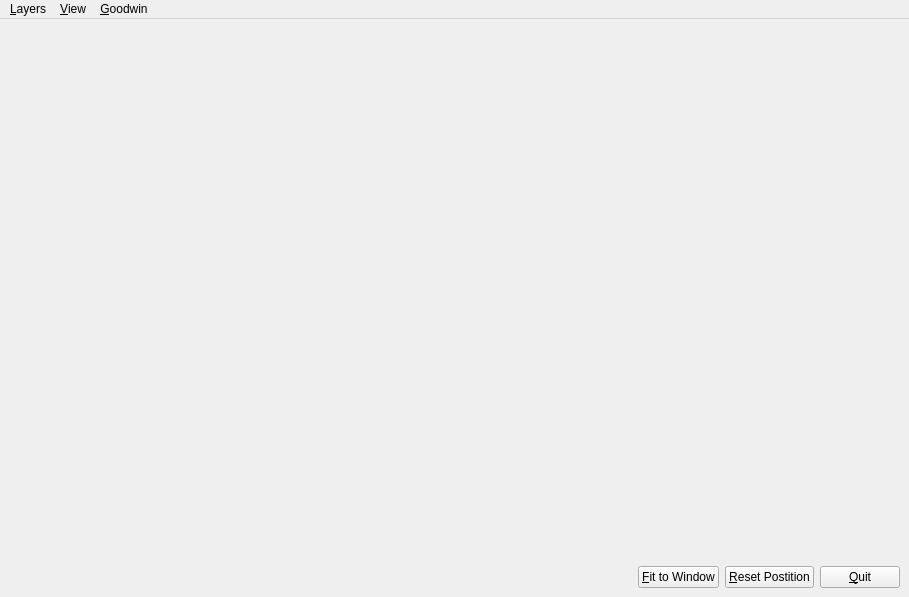
<ui version="4.0" >
 <class>MainWindow</class>
 <widget class="QMainWindow" name="MainWindow" >
  <property name="geometry" >
   <rect>
    <x>0</x>
    <y>0</y>
    <width>909</width>
    <height>597</height>
   </rect>
  </property>
  <property name="windowTitle" >
   <string comment="Who watches the watcher?" >Watcher</string>
  </property>
  <widget class="QWidget" name="centralwidget" >
   <layout class="QVBoxLayout" >
    <item>
     <widget class="manetGLView" native="1" name="manetGLViewWindow" />
    </item>
    <item>
     <layout class="QHBoxLayout" >
      <item>
       <spacer>
        <property name="orientation" >
         <enum>Qt::Horizontal</enum>
        </property>
        <property name="sizeHint" >
         <size>
          <width>804</width>
          <height>21</height>
         </size>
        </property>
       </spacer>
      </item>
      <item>
       <widget class="QPushButton" name="fitToWindowButton" >
        <property name="text" >
         <string>&amp;Fit to Window</string>
        </property>
       </widget>
      </item>
      <item>
       <widget class="QPushButton" name="resetPositionButton" >
        <property name="text" >
         <string>&amp;Reset Postition</string>
        </property>
       </widget>
      </item>
      <item>
       <widget class="QPushButton" name="quitButton" >
        <property name="text" >
         <string>&amp;Quit</string>
        </property>
       </widget>
      </item>
     </layout>
    </item>
   </layout>
  </widget>
  <widget class="QMenuBar" name="menuBar" >
   <property name="geometry" >
    <rect>
     <x>0</x>
     <y>0</y>
     <width>909</width>
     <height>31</height>
    </rect>
   </property>
   <widget class="QMenu" name="menuLayers" >
    <property name="title" >
     <string>&amp;Layers</string>
    </property>
    <widget class="QMenu" name="menuRouting" >
     <property name="title" >
      <string>&amp;Routing</string>
     </property>
     <addaction name="actionRoutingOneHop" />
     <addaction name="actionWormholeRouting" />
     <addaction name="actionWormholeRoutingOnehop" />
    </widget>
    <addaction name="actionBandwidth" />
    <addaction name="actionSanityChecks" />
    <addaction name="actionAntennaRadius" />
    <addaction name="actionNeighbors" />
    <addaction name="actionHierarchy" />
    <addaction name="menuRouting" />
    <addaction name="actionFloatingGraph" />
    <addaction name="actionAnomPaths" />
    <addaction name="actionNormalPaths" />
    <addaction name="actionCorrelators" />
    <addaction name="actionCorrelatorPaths" />
    <addaction name="actionWormholeAlerts" />
    <addaction name="actionUndefined" />
   </widget>
   <widget class="QMenu" name="menuView" >
    <property name="title" >
     <string>&amp;View</string>
    </property>
    <widget class="QMenu" name="menuHierarchy" >
     <property name="tearOffEnabled" >
      <bool>false</bool>
     </property>
     <property name="title" >
      <string>&amp;Hierarchy</string>
     </property>
     <addaction name="actionHierarchyFullColor" />
     <addaction name="actionHierarchyMonochrome" />
    </widget>
    <widget class="QMenu" name="menuManet" >
     <property name="title" >
      <string>&amp;Manet</string>
     </property>
     <addaction name="actionManetFullColor" />
     <addaction name="actionManetMonochrome" />
    </widget>
    <addaction name="menuHierarchy" />
    <addaction name="menuManet" />
    <addaction name="actionFullscreen" />
    <addaction name="actionNormalscreen" />
   </widget>
   <widget class="QMenu" name="menuGoodwin" >
    <property name="title" >
     <string>&amp;Goodwin</string>
    </property>
    <widget class="QMenu" name="menuSpeed" >
     <property name="tearOffEnabled" >
      <bool>true</bool>
     </property>
     <property name="title" >
      <string>&amp;Speed</string>
     </property>
     <addaction name="action1_4" />
     <addaction name="action1_2" />
     <addaction name="action1" />
     <addaction name="action2" />
     <addaction name="action4" />
     <addaction name="action8" />
     <addaction name="action16" />
     <addaction name="action32" />
    </widget>
    <widget class="QMenu" name="menuDirection" >
     <property name="title" >
      <string>&amp;Direction</string>
     </property>
     <addaction name="actionForward" />
     <addaction name="actionReverse" />
    </widget>
    <addaction name="menuSpeed" />
    <addaction name="menuDirection" />
    <addaction name="actionStart" />
    <addaction name="actionPause" />
    <addaction name="actionContinue" />
    <addaction name="actionStop" />
   </widget>
   <addaction name="menuLayers" />
   <addaction name="menuView" />
   <addaction name="menuGoodwin" />
  </widget>
  <action name="action1_4" >
   <property name="checkable" >
    <bool>true</bool>
   </property>
   <property name="checked" >
    <bool>true</bool>
   </property>
   <property name="text" >
    <string>1/4</string>
   </property>
  </action>
  <action name="action1_2" >
   <property name="checkable" >
    <bool>true</bool>
   </property>
   <property name="text" >
    <string>1/2</string>
   </property>
  </action>
  <action name="action1" >
   <property name="checkable" >
    <bool>true</bool>
   </property>
   <property name="text" >
    <string>1</string>
   </property>
  </action>
  <action name="action2" >
   <property name="checkable" >
    <bool>true</bool>
   </property>
   <property name="text" >
    <string>2</string>
   </property>
  </action>
  <action name="action4" >
   <property name="checkable" >
    <bool>true</bool>
   </property>
   <property name="text" >
    <string>4</string>
   </property>
  </action>
  <action name="action8" >
   <property name="checkable" >
    <bool>true</bool>
   </property>
   <property name="text" >
    <string>8</string>
   </property>
  </action>
  <action name="action16" >
   <property name="checkable" >
    <bool>true</bool>
   </property>
   <property name="text" >
    <string>16</string>
   </property>
  </action>
  <action name="action32" >
   <property name="checkable" >
    <bool>true</bool>
   </property>
   <property name="text" >
    <string>32</string>
   </property>
  </action>
  <action name="actionPause" >
   <property name="text" >
    <string>&amp;Pause</string>
   </property>
  </action>
  <action name="actionContinue" >
   <property name="text" >
    <string>&amp;Continue</string>
   </property>
  </action>
  <action name="actionForward" >
   <property name="text" >
    <string>&amp;Forward</string>
   </property>
  </action>
  <action name="actionReverse" >
   <property name="text" >
    <string>&amp;Reverse</string>
   </property>
  </action>
  <action name="actionStart" >
   <property name="text" >
    <string>Star&amp;t</string>
   </property>
  </action>
  <action name="actionStop" >
   <property name="text" >
    <string>St&amp;op</string>
   </property>
  </action>
  <action name="actionBandwidth" >
   <property name="checkable" >
    <bool>true</bool>
   </property>
   <property name="text" >
    <string>&amp;Bandwidth</string>
   </property>
  </action>
  <action name="actionSanityChecks" >
   <property name="checkable" >
    <bool>true</bool>
   </property>
   <property name="text" >
    <string>&amp;Sanity Checks</string>
   </property>
  </action>
  <action name="actionAntennaRadius" >
   <property name="checkable" >
    <bool>true</bool>
   </property>
   <property name="text" >
    <string>&amp;Antenna Radius</string>
   </property>
  </action>
  <action name="actionNeighbors" >
   <property name="checkable" >
    <bool>true</bool>
   </property>
   <property name="text" >
    <string>&amp;Neighbors</string>
   </property>
  </action>
  <action name="actionHierarchy" >
   <property name="checkable" >
    <bool>true</bool>
   </property>
   <property name="text" >
    <string>&amp;Hierarchy</string>
   </property>
  </action>
  <action name="actionRoutingOneHop" >
   <property name="checkable" >
    <bool>true</bool>
   </property>
   <property name="text" >
    <string>&amp;One Hop</string>
   </property>
  </action>
  <action name="actionWormholeRouting" >
   <property name="checkable" >
    <bool>true</bool>
   </property>
   <property name="text" >
    <string>&amp;Wormhole Routing</string>
   </property>
  </action>
  <action name="actionWormholeRoutingOnehop" >
   <property name="checkable" >
    <bool>true</bool>
   </property>
   <property name="text" >
    <string>Wormhole Routing Oneho&amp;p</string>
   </property>
  </action>
  <action name="actionFloatingGraph" >
   <property name="checkable" >
    <bool>true</bool>
   </property>
   <property name="text" >
    <string>&amp;Floating Graph</string>
   </property>
  </action>
  <action name="actionAnomPaths" >
   <property name="checkable" >
    <bool>true</bool>
   </property>
   <property name="text" >
    <string>Ano&amp;m Paths</string>
   </property>
  </action>
  <action name="actionNormalPaths" >
   <property name="checkable" >
    <bool>true</bool>
   </property>
   <property name="text" >
    <string>Normal &amp;Paths</string>
   </property>
  </action>
  <action name="actionCorrelators" >
   <property name="checkable" >
    <bool>true</bool>
   </property>
   <property name="text" >
    <string>&amp;Correlators</string>
   </property>
  </action>
  <action name="actionCorrelatorPaths" >
   <property name="checkable" >
    <bool>true</bool>
   </property>
   <property name="text" >
    <string>Corr&amp;elator Paths</string>
   </property>
  </action>
  <action name="actionWormholeAlerts" >
   <property name="checkable" >
    <bool>true</bool>
   </property>
   <property name="text" >
    <string>Wormhole A&amp;lerts</string>
   </property>
  </action>
  <action name="actionUndefined" >
   <property name="checkable" >
    <bool>true</bool>
   </property>
   <property name="text" >
    <string>&amp;Undefined</string>
   </property>
  </action>
  <action name="actionHierarchyFullColor" >
   <property name="text" >
    <string>Full Color</string>
   </property>
  </action>
  <action name="actionHierarchyMonochrome" >
   <property name="text" >
    <string>Monochrome</string>
   </property>
  </action>
  <action name="actionManetFullColor" >
   <property name="text" >
    <string>Full Color</string>
   </property>
  </action>
  <action name="actionManetMonochrome" >
   <property name="text" >
    <string>Monochrome</string>
   </property>
  </action>
  <action name="actionFullscreen" >
   <property name="checkable" >
    <bool>false</bool>
   </property>
   <property name="text" >
    <string>&amp;Fullscreen</string>
   </property>
  </action>
  <action name="actionNormalscreen" >
   <property name="text" >
    <string>Normalscreen</string>
   </property>
  </action>
 </widget>
 <customwidgets>
  <customwidget>
   <class>manetGLView</class>
   <extends>QWidget</extends>
   <header location="global" >manetglview.h</header>
   <container>1</container>
  </customwidget>
 </customwidgets>
 <resources/>
 <connections>
  <connection>
   <sender>resetPositionButton</sender>
   <signal>clicked()</signal>
   <receiver>manetGLViewWindow</receiver>
   <slot>resetPosition()</slot>
   <hints>
    <hint type="sourcelabel" >
     <x>760</x>
     <y>572</y>
    </hint>
    <hint type="destinationlabel" >
     <x>454</x>
     <y>295</y>
    </hint>
   </hints>
  </connection>
  <connection>
   <sender>actionHierarchyFullColor</sender>
   <signal>activated()</signal>
   <receiver>manetGLViewWindow</receiver>
   <slot>hierarchyView()</slot>
   <hints>
    <hint type="sourcelabel" >
     <x>-1</x>
     <y>-1</y>
    </hint>
    <hint type="destinationlabel" >
     <x>454</x>
     <y>295</y>
    </hint>
   </hints>
  </connection>
  <connection>
   <sender>actionManetFullColor</sender>
   <signal>activated()</signal>
   <receiver>manetGLViewWindow</receiver>
   <slot>manetView()</slot>
   <hints>
    <hint type="sourcelabel" >
     <x>-1</x>
     <y>-1</y>
    </hint>
    <hint type="destinationlabel" >
     <x>454</x>
     <y>295</y>
    </hint>
   </hints>
  </connection>
  <connection>
   <sender>actionFullscreen</sender>
   <signal>activated()</signal>
   <receiver>MainWindow</receiver>
   <slot>showFullScreen()</slot>
   <hints>
    <hint type="sourcelabel" >
     <x>-1</x>
     <y>-1</y>
    </hint>
    <hint type="destinationlabel" >
     <x>454</x>
     <y>298</y>
    </hint>
   </hints>
  </connection>
  <connection>
   <sender>actionNormalscreen</sender>
   <signal>activated()</signal>
   <receiver>MainWindow</receiver>
   <slot>showNormal()</slot>
   <hints>
    <hint type="sourcelabel" >
     <x>-1</x>
     <y>-1</y>
    </hint>
    <hint type="destinationlabel" >
     <x>454</x>
     <y>298</y>
    </hint>
   </hints>
  </connection>
  <connection>
   <sender>actionBandwidth</sender>
   <signal>toggled(bool)</signal>
   <receiver>manetGLViewWindow</receiver>
   <slot>toggleBandwidth(bool)</slot>
   <hints>
    <hint type="sourcelabel" >
     <x>-1</x>
     <y>-1</y>
    </hint>
    <hint type="destinationlabel" >
     <x>454</x>
     <y>295</y>
    </hint>
   </hints>
  </connection>
  <connection>
   <sender>manetGLViewWindow</sender>
   <signal>bandwidthToggled(bool)</signal>
   <receiver>actionBandwidth</receiver>
   <slot>setChecked(bool)</slot>
   <hints>
    <hint type="sourcelabel" >
     <x>454</x>
     <y>295</y>
    </hint>
    <hint type="destinationlabel" >
     <x>-1</x>
     <y>-1</y>
    </hint>
   </hints>
  </connection>
  <connection>
   <sender>actionAnomPaths</sender>
   <signal>toggled(bool)</signal>
   <receiver>manetGLViewWindow</receiver>
   <slot>toggleAnomPaths(bool)</slot>
   <hints>
    <hint type="sourcelabel" >
     <x>-1</x>
     <y>-1</y>
    </hint>
    <hint type="destinationlabel" >
     <x>454</x>
     <y>295</y>
    </hint>
   </hints>
  </connection>
  <connection>
   <sender>actionAntennaRadius</sender>
   <signal>toggled(bool)</signal>
   <receiver>manetGLViewWindow</receiver>
   <slot>toggleAntennaRadius(bool)</slot>
   <hints>
    <hint type="sourcelabel" >
     <x>-1</x>
     <y>-1</y>
    </hint>
    <hint type="destinationlabel" >
     <x>454</x>
     <y>295</y>
    </hint>
   </hints>
  </connection>
  <connection>
   <sender>actionContinue</sender>
   <signal>toggled(bool)</signal>
   <receiver>manetGLViewWindow</receiver>
   <slot>contine()</slot>
   <hints>
    <hint type="sourcelabel" >
     <x>-1</x>
     <y>-1</y>
    </hint>
    <hint type="destinationlabel" >
     <x>454</x>
     <y>295</y>
    </hint>
   </hints>
  </connection>
  <connection>
   <sender>actionCorrelatorPaths</sender>
   <signal>toggled(bool)</signal>
   <receiver>manetGLViewWindow</receiver>
   <slot>toggleCorrelation(bool)</slot>
   <hints>
    <hint type="sourcelabel" >
     <x>-1</x>
     <y>-1</y>
    </hint>
    <hint type="destinationlabel" >
     <x>454</x>
     <y>295</y>
    </hint>
   </hints>
  </connection>
  <connection>
   <sender>actionCorrelators</sender>
   <signal>toggled(bool)</signal>
   <receiver>manetGLViewWindow</receiver>
   <slot>toggleCorrelation(bool)</slot>
   <hints>
    <hint type="sourcelabel" >
     <x>-1</x>
     <y>-1</y>
    </hint>
    <hint type="destinationlabel" >
     <x>454</x>
     <y>295</y>
    </hint>
   </hints>
  </connection>
  <connection>
   <sender>actionFloatingGraph</sender>
   <signal>toggled(bool)</signal>
   <receiver>manetGLViewWindow</receiver>
   <slot>toggleFloatingGraph(bool)</slot>
   <hints>
    <hint type="sourcelabel" >
     <x>-1</x>
     <y>-1</y>
    </hint>
    <hint type="destinationlabel" >
     <x>454</x>
     <y>295</y>
    </hint>
   </hints>
  </connection>
  <connection>
   <sender>actionForward</sender>
   <signal>toggled(bool)</signal>
   <receiver>manetGLViewWindow</receiver>
   <slot>forward()</slot>
   <hints>
    <hint type="sourcelabel" >
     <x>-1</x>
     <y>-1</y>
    </hint>
    <hint type="destinationlabel" >
     <x>454</x>
     <y>295</y>
    </hint>
   </hints>
  </connection>
  <connection>
   <sender>actionHierarchyMonochrome</sender>
   <signal>activated()</signal>
   <receiver>manetGLViewWindow</receiver>
   <slot>hierarchyMonochrome()</slot>
   <hints>
    <hint type="sourcelabel" >
     <x>-1</x>
     <y>-1</y>
    </hint>
    <hint type="destinationlabel" >
     <x>454</x>
     <y>295</y>
    </hint>
   </hints>
  </connection>
  <connection>
   <sender>actionManetMonochrome</sender>
   <signal>activated()</signal>
   <receiver>manetGLViewWindow</receiver>
   <slot>manetMonocrhome()</slot>
   <hints>
    <hint type="sourcelabel" >
     <x>-1</x>
     <y>-1</y>
    </hint>
    <hint type="destinationlabel" >
     <x>454</x>
     <y>295</y>
    </hint>
   </hints>
  </connection>
  <connection>
   <sender>actionNeighbors</sender>
   <signal>toggled(bool)</signal>
   <receiver>manetGLViewWindow</receiver>
   <slot>toggleNeighbors(bool)</slot>
   <hints>
    <hint type="sourcelabel" >
     <x>-1</x>
     <y>-1</y>
    </hint>
    <hint type="destinationlabel" >
     <x>454</x>
     <y>295</y>
    </hint>
   </hints>
  </connection>
  <connection>
   <sender>actionNormalPaths</sender>
   <signal>toggled(bool)</signal>
   <receiver>manetGLViewWindow</receiver>
   <slot>toggleNormalPaths(bool)</slot>
   <hints>
    <hint type="sourcelabel" >
     <x>-1</x>
     <y>-1</y>
    </hint>
    <hint type="destinationlabel" >
     <x>454</x>
     <y>295</y>
    </hint>
   </hints>
  </connection>
  <connection>
   <sender>actionPause</sender>
   <signal>activated()</signal>
   <receiver>manetGLViewWindow</receiver>
   <slot>pause()</slot>
   <hints>
    <hint type="sourcelabel" >
     <x>-1</x>
     <y>-1</y>
    </hint>
    <hint type="destinationlabel" >
     <x>454</x>
     <y>295</y>
    </hint>
   </hints>
  </connection>
  <connection>
   <sender>actionReverse</sender>
   <signal>activated()</signal>
   <receiver>manetGLViewWindow</receiver>
   <slot>reverse()</slot>
   <hints>
    <hint type="sourcelabel" >
     <x>-1</x>
     <y>-1</y>
    </hint>
    <hint type="destinationlabel" >
     <x>454</x>
     <y>295</y>
    </hint>
   </hints>
  </connection>
  <connection>
   <sender>actionRoutingOneHop</sender>
   <signal>toggled(bool)</signal>
   <receiver>manetGLViewWindow</receiver>
   <slot>toggleRoutingOnehop(bool)</slot>
   <hints>
    <hint type="sourcelabel" >
     <x>-1</x>
     <y>-1</y>
    </hint>
    <hint type="destinationlabel" >
     <x>454</x>
     <y>295</y>
    </hint>
   </hints>
  </connection>
  <connection>
   <sender>actionSanityChecks</sender>
   <signal>toggled(bool)</signal>
   <receiver>manetGLViewWindow</receiver>
   <slot>toggleSanityCheck(bool)</slot>
   <hints>
    <hint type="sourcelabel" >
     <x>-1</x>
     <y>-1</y>
    </hint>
    <hint type="destinationlabel" >
     <x>454</x>
     <y>295</y>
    </hint>
   </hints>
  </connection>
  <connection>
   <sender>actionStart</sender>
   <signal>activated()</signal>
   <receiver>manetGLViewWindow</receiver>
   <slot>start()</slot>
   <hints>
    <hint type="sourcelabel" >
     <x>-1</x>
     <y>-1</y>
    </hint>
    <hint type="destinationlabel" >
     <x>454</x>
     <y>295</y>
    </hint>
   </hints>
  </connection>
  <connection>
   <sender>actionStop</sender>
   <signal>activated()</signal>
   <receiver>manetGLViewWindow</receiver>
   <slot>stop()</slot>
   <hints>
    <hint type="sourcelabel" >
     <x>-1</x>
     <y>-1</y>
    </hint>
    <hint type="destinationlabel" >
     <x>454</x>
     <y>295</y>
    </hint>
   </hints>
  </connection>
  <connection>
   <sender>actionUndefined</sender>
   <signal>toggled(bool)</signal>
   <receiver>manetGLViewWindow</receiver>
   <slot>toggleUndefined(bool)</slot>
   <hints>
    <hint type="sourcelabel" >
     <x>-1</x>
     <y>-1</y>
    </hint>
    <hint type="destinationlabel" >
     <x>454</x>
     <y>295</y>
    </hint>
   </hints>
  </connection>
  <connection>
   <sender>actionWormholeAlerts</sender>
   <signal>toggled(bool)</signal>
   <receiver>manetGLViewWindow</receiver>
   <slot>toggleAlert(bool)</slot>
   <hints>
    <hint type="sourcelabel" >
     <x>-1</x>
     <y>-1</y>
    </hint>
    <hint type="destinationlabel" >
     <x>454</x>
     <y>295</y>
    </hint>
   </hints>
  </connection>
  <connection>
   <sender>actionWormholeRouting</sender>
   <signal>toggled(bool)</signal>
   <receiver>manetGLViewWindow</receiver>
   <slot>toggleWormholeRouting(bool)</slot>
   <hints>
    <hint type="sourcelabel" >
     <x>-1</x>
     <y>-1</y>
    </hint>
    <hint type="destinationlabel" >
     <x>454</x>
     <y>295</y>
    </hint>
   </hints>
  </connection>
  <connection>
   <sender>actionWormholeRoutingOnehop</sender>
   <signal>toggled(bool)</signal>
   <receiver>manetGLViewWindow</receiver>
   <slot>toggleWormholeRoutingOnehop(bool)</slot>
   <hints>
    <hint type="sourcelabel" >
     <x>-1</x>
     <y>-1</y>
    </hint>
    <hint type="destinationlabel" >
     <x>454</x>
     <y>295</y>
    </hint>
   </hints>
  </connection>
  <connection>
   <sender>actionHierarchy</sender>
   <signal>toggled(bool)</signal>
   <receiver>manetGLViewWindow</receiver>
   <slot>toggleHierarchy(bool)</slot>
   <hints>
    <hint type="sourcelabel" >
     <x>-1</x>
     <y>-1</y>
    </hint>
    <hint type="destinationlabel" >
     <x>454</x>
     <y>295</y>
    </hint>
   </hints>
  </connection>
  <connection>
   <sender>manetGLViewWindow</sender>
   <signal>anomPathsToggled(bool)</signal>
   <receiver>actionAnomPaths</receiver>
   <slot>setChecked(bool)</slot>
   <hints>
    <hint type="sourcelabel" >
     <x>454</x>
     <y>295</y>
    </hint>
    <hint type="destinationlabel" >
     <x>-1</x>
     <y>-1</y>
    </hint>
   </hints>
  </connection>
  <connection>
   <sender>manetGLViewWindow</sender>
   <signal>antennaRadiusToggled(bool)</signal>
   <receiver>actionAntennaRadius</receiver>
   <slot>setChecked(bool)</slot>
   <hints>
    <hint type="sourcelabel" >
     <x>454</x>
     <y>295</y>
    </hint>
    <hint type="destinationlabel" >
     <x>-1</x>
     <y>-1</y>
    </hint>
   </hints>
  </connection>
  <connection>
   <sender>manetGLViewWindow</sender>
   <signal>correlation3HopToggled(bool)</signal>
   <receiver>actionCorrelatorPaths</receiver>
   <slot>setChecked(bool)</slot>
   <hints>
    <hint type="sourcelabel" >
     <x>454</x>
     <y>295</y>
    </hint>
    <hint type="destinationlabel" >
     <x>-1</x>
     <y>-1</y>
    </hint>
   </hints>
  </connection>
  <connection>
   <sender>manetGLViewWindow</sender>
   <signal>correlationToggled(bool)</signal>
   <receiver>actionCorrelators</receiver>
   <slot>setChecked(bool)</slot>
   <hints>
    <hint type="sourcelabel" >
     <x>454</x>
     <y>295</y>
    </hint>
    <hint type="destinationlabel" >
     <x>-1</x>
     <y>-1</y>
    </hint>
   </hints>
  </connection>
  <connection>
   <sender>manetGLViewWindow</sender>
   <signal>floatingGraphToggled(bool)</signal>
   <receiver>actionFloatingGraph</receiver>
   <slot>setChecked(bool)</slot>
   <hints>
    <hint type="sourcelabel" >
     <x>454</x>
     <y>295</y>
    </hint>
    <hint type="destinationlabel" >
     <x>-1</x>
     <y>-1</y>
    </hint>
   </hints>
  </connection>
  <connection>
   <sender>manetGLViewWindow</sender>
   <signal>hierarchyToggled(bool)</signal>
   <receiver>actionHierarchy</receiver>
   <slot>setChecked(bool)</slot>
   <hints>
    <hint type="sourcelabel" >
     <x>454</x>
     <y>295</y>
    </hint>
    <hint type="destinationlabel" >
     <x>-1</x>
     <y>-1</y>
    </hint>
   </hints>
  </connection>
  <connection>
   <sender>manetGLViewWindow</sender>
   <signal>neighborsToggled(bool)</signal>
   <receiver>actionNeighbors</receiver>
   <slot>setChecked(bool)</slot>
   <hints>
    <hint type="sourcelabel" >
     <x>454</x>
     <y>295</y>
    </hint>
    <hint type="destinationlabel" >
     <x>-1</x>
     <y>-1</y>
    </hint>
   </hints>
  </connection>
  <connection>
   <sender>manetGLViewWindow</sender>
   <signal>normPathsToggled(bool)</signal>
   <receiver>actionNormalPaths</receiver>
   <slot>setChecked(bool)</slot>
   <hints>
    <hint type="sourcelabel" >
     <x>454</x>
     <y>295</y>
    </hint>
    <hint type="destinationlabel" >
     <x>-1</x>
     <y>-1</y>
    </hint>
   </hints>
  </connection>
  <connection>
   <sender>manetGLViewWindow</sender>
   <signal>routingOnehopToggled(bool)</signal>
   <receiver>actionRoutingOneHop</receiver>
   <slot>setChecked(bool)</slot>
   <hints>
    <hint type="sourcelabel" >
     <x>454</x>
     <y>295</y>
    </hint>
    <hint type="destinationlabel" >
     <x>-1</x>
     <y>-1</y>
    </hint>
   </hints>
  </connection>
  <connection>
   <sender>manetGLViewWindow</sender>
   <signal>sanityCheckToggled(bool)</signal>
   <receiver>actionSanityChecks</receiver>
   <slot>setChecked(bool)</slot>
   <hints>
    <hint type="sourcelabel" >
     <x>454</x>
     <y>295</y>
    </hint>
    <hint type="destinationlabel" >
     <x>-1</x>
     <y>-1</y>
    </hint>
   </hints>
  </connection>
  <connection>
   <sender>manetGLViewWindow</sender>
   <signal>undefinedToggled(bool)</signal>
   <receiver>actionUndefined</receiver>
   <slot>setChecked(bool)</slot>
   <hints>
    <hint type="sourcelabel" >
     <x>454</x>
     <y>295</y>
    </hint>
    <hint type="destinationlabel" >
     <x>-1</x>
     <y>-1</y>
    </hint>
   </hints>
  </connection>
  <connection>
   <sender>manetGLViewWindow</sender>
   <signal>alertToggled(bool)</signal>
   <receiver>actionWormholeAlerts</receiver>
   <slot>setChecked(bool)</slot>
   <hints>
    <hint type="sourcelabel" >
     <x>454</x>
     <y>295</y>
    </hint>
    <hint type="destinationlabel" >
     <x>-1</x>
     <y>-1</y>
    </hint>
   </hints>
  </connection>
  <connection>
   <sender>manetGLViewWindow</sender>
   <signal>wormholeRoutingToggled(bool)</signal>
   <receiver>actionWormholeRouting</receiver>
   <slot>setChecked(bool)</slot>
   <hints>
    <hint type="sourcelabel" >
     <x>454</x>
     <y>295</y>
    </hint>
    <hint type="destinationlabel" >
     <x>-1</x>
     <y>-1</y>
    </hint>
   </hints>
  </connection>
  <connection>
   <sender>manetGLViewWindow</sender>
   <signal>wormholeRoutingOnehopToggled(bool)</signal>
   <receiver>actionWormholeRoutingOnehop</receiver>
   <slot>setChecked(bool)</slot>
   <hints>
    <hint type="sourcelabel" >
     <x>454</x>
     <y>295</y>
    </hint>
    <hint type="destinationlabel" >
     <x>-1</x>
     <y>-1</y>
    </hint>
   </hints>
  </connection>
  <connection>
   <sender>fitToWindowButton</sender>
   <signal>clicked()</signal>
   <receiver>manetGLViewWindow</receiver>
   <slot>fitToWindow()</slot>
   <hints>
    <hint type="sourcelabel" >
     <x>647</x>
     <y>572</y>
    </hint>
    <hint type="destinationlabel" >
     <x>454</x>
     <y>295</y>
    </hint>
   </hints>
  </connection>
 </connections>
</ui>
